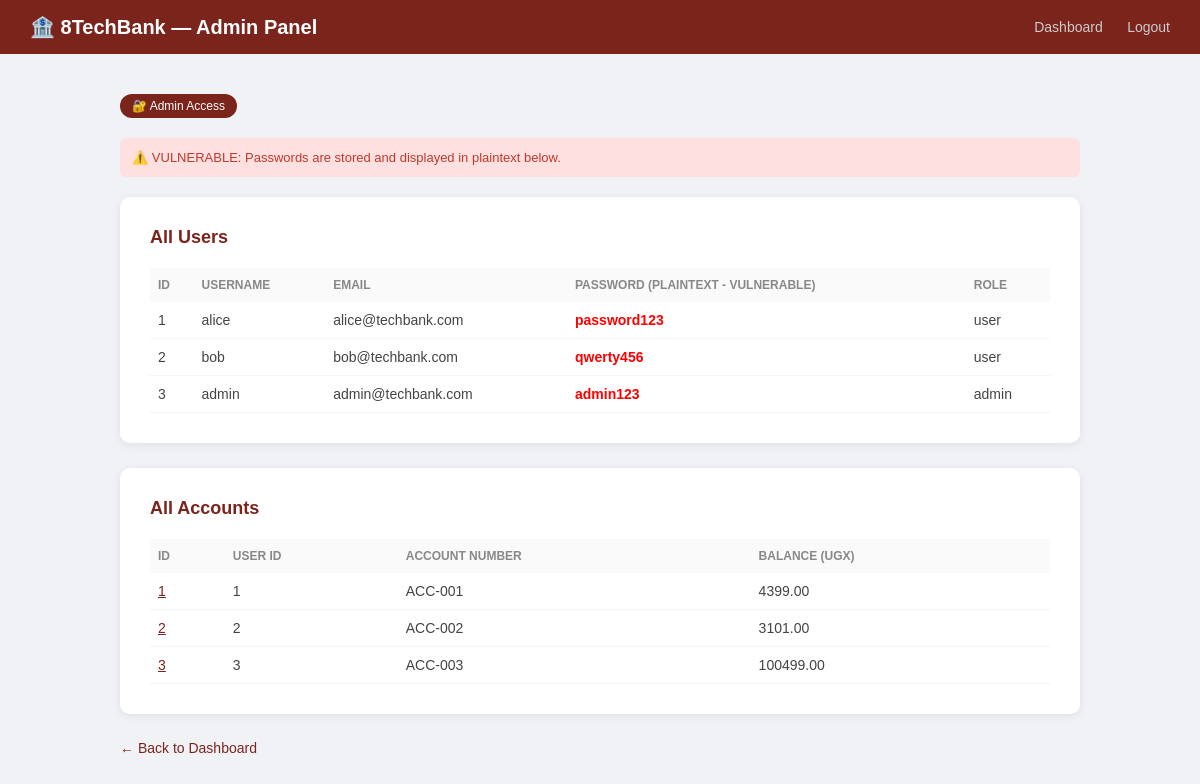
/admin (signed in), run on the app's committed database.
### tables this page shows
CREATE TABLE users (
            id INTEGER PRIMARY KEY AUTOINCREMENT,
            username TEXT NOT NULL UNIQUE,
            password TEXT NOT NULL,
            role TEXT DEFAULT 'user',
            email TEXT
        );

CREATE TABLE accounts (
            id INTEGER PRIMARY KEY AUTOINCREMENT,
            user_id INTEGER NOT NULL,
            account_number TEXT NOT NULL UNIQUE,
            balance REAL DEFAULT 0.0,
            FOREIGN KEY (user_id) REFERENCES users(id)
        );

### app.py (the view)
@app.route('/admin')
def admin():
    if 'user_id' not in session:
        return redirect('/login')
    if session.get('role') != 'admin':
        return "Access denied", 403
    db = get_db()
    users = db.execute("SELECT * FROM users").fetchall()
    accounts = db.execute("SELECT * FROM accounts").fetchall()
    return render_template('admin.html', users=users, accounts=accounts)

### app.py (called while the page is built)
def get_db():
    db = getattr(g, '_database', None)
    if db is None:
        db = g._database = sqlite3.connect(DATABASE)
        db.row_factory = sqlite3.Row
    return db

@app.teardown_appcontext
def close_connection(exception):
    db = getattr(g, '_database', None)
    if db is not None:
        db.close()

### templates/admin.html (shortened to what this page needs)
<!doctype html>
<html lang="en">
  <head>
  </head>
  <body>
    <nav>
      <h1>🏦 8TechBank — Admin Panel</h1>
      <div>
        <a href="/dashboard">Dashboard</a>
        <a href="/logout">Logout</a>
      </div>
    </nav>
    <div class="container">
      <span class="admin-badge">🔐 Admin Access</span>
      <div class="plaintext-warning">⚠️ VULNERABLE: Passwords are stored and displayed in plaintext below.</div>
      <div class="card">
        <h2>All Users</h2>
        <table>
          <tr>
            <th>ID</th>
            <th>Username</th>
            <th>Email</th>
            <th>Password (PLAINTEXT - VULNERABLE)</th>
            <th>Role</th>
          </tr>
          {% for user in users %}
          <tr>
            <td>{{ user.id }}</td>
            <td>{{ user.username }}</td>
            <td>{{ user.email }}</td>
            <td style="color: red; font-weight: bold">{{ user.password }}</td>
            <td>{{ user.role }}</td>
          </tr>
          {% endfor %}
        </table>
      </div>
      <div class="card">
        <h2>All Accounts</h2>
        <table>
          <tr>
            <th>ID</th>
            <th>User ID</th>
            <th>Account Number</th>
            <th>Balance (UGX)</th>
          </tr>
          {% for acc in accounts %}
          <tr>
            <td><a href="/account/{{ acc.id }}" style="color: #7b241c">{{ acc.id }}</a></td>
            <td>{{ acc.user_id }}</td>
            <td>{{ acc.account_number }}</td>
            <td>{{ "%.2f"|format(acc.balance) }}</td>
          </tr>
          {% endfor %}
        </table>
      </div>
      <a href="/dashboard" class="back">← Back to Dashboard</a>
    </div>
  </body>
</html>

### templates/admin.html (style rules this page uses)
* { margin: 0; padding: 0; box-sizing: border-box; }
body { font-family: Arial, sans-serif; background: #f0f2f5; }
nav { background: #7b241c; padding: 15px 30px; display: flex; justify-content: space-between; align-items: center; }
nav h1 { color: white; font-size: 20px; }
nav div a { color: #ccc; text-decoration: none; margin-left: 20px; font-size: 14px; }
.container { max-width: 1000px; margin: 40px auto; padding: 0 20px; }
.admin-badge { background: #7b241c; color: white; display: inline-block; padding: 5px 12px; border-radius: 20px; font-size: 12px; margin-bottom: 20px; }
.card { background: white; padding: 30px; border-radius: 10px; box-shadow: 0 2px 10px rgba(0, 0, 0, 0.08); margin-bottom: 25px; }
.card h2 { color: #7b241c; margin-bottom: 20px; font-size: 18px; }
table { width: 100%; border-collapse: collapse; font-size: 14px; }
th { text-align: left; color: #888; padding: 10px 8px; font-size: 12px; text-transform: uppercase; background: #fafafa; }
td { padding: 10px 8px; border-bottom: 1px solid #f5f5f5; color: #444; }
.plaintext-warning { background: #ffe0e0; color: #c0392b; padding: 12px; border-radius: 6px; margin-bottom: 20px; font-size: 13px; }
.back { display: inline-block; color: #7b241c; text-decoration: none; font-size: 14px; }

### data on the page
users: id "1", username "alice", email "alice@techbank.com", password "password123", role "user"
users: id "2", username "bob", email "bob@techbank.com", password "qwerty456", role "user"
users: id "3", username "admin", email "admin@techbank.com", password "admin123", role "admin"
accounts: id "1", user_id "1", account_number "ACC-001", balance "4399.00"
accounts: id "2", user_id "2", account_number "ACC-002", balance "3101.00"
accounts: id "3", user_id "3", account_number "ACC-003", balance "100499.00"
